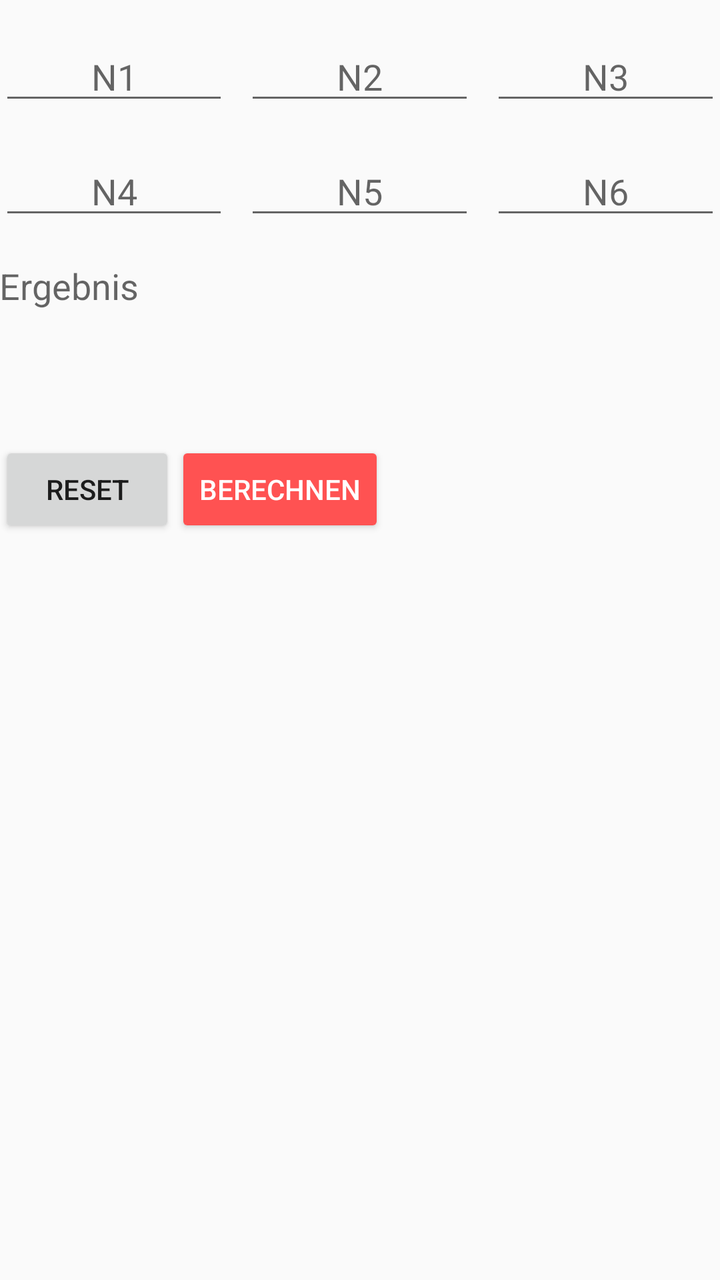
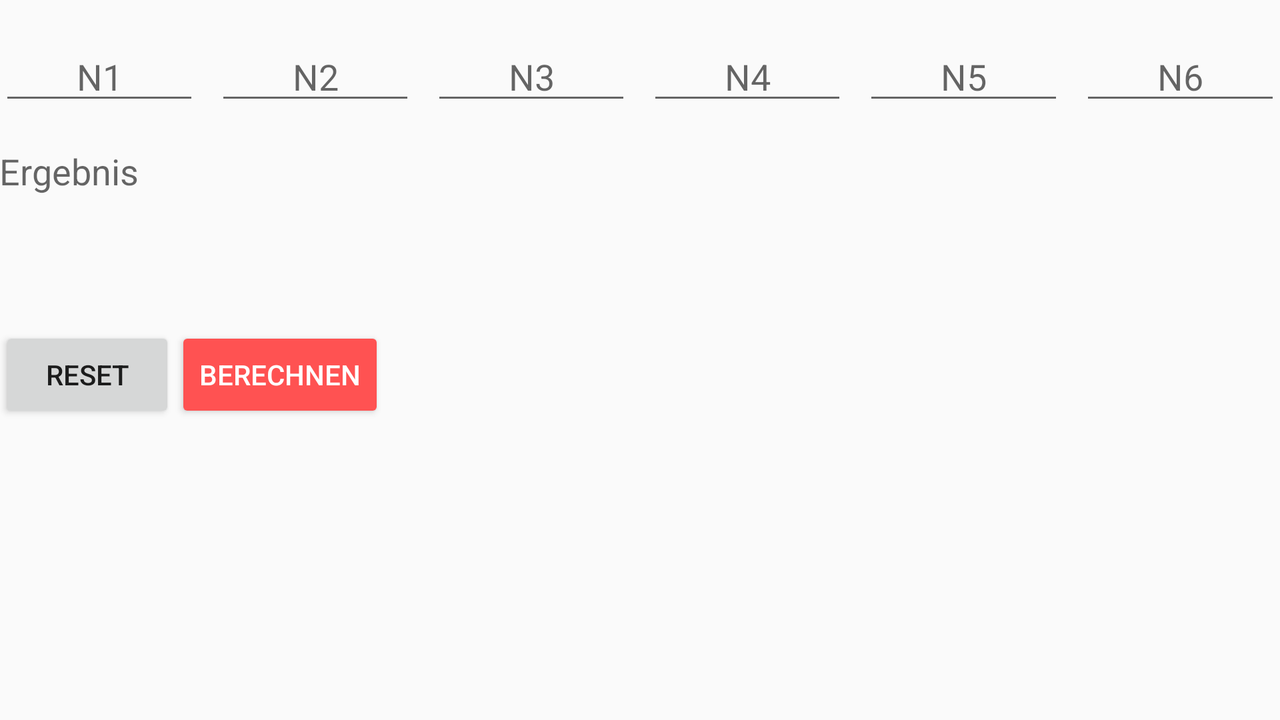

One screen, two layout resources from the same app: the default and the author's alternative for another configuration. Each is rendered where Android would select it; the XML of both is given below.
<!-- AndroidManifest.xml: application theme AppTheme -->
<!-- res/layout/edit_noten.xml -->
<?xml version="1.0" encoding="utf-8"?>
<ScrollView
    xmlns:android="http://schemas.android.com/apk/res/android"
    xmlns:tools="http://schemas.android.com/tools"
    android:id="@+id/content"
    android:layout_width="match_parent"
    android:layout_height="match_parent">

    <LinearLayout xmlns:android="http://schemas.android.com/apk/res/android"
        android:layout_width="match_parent"
        android:layout_height="wrap_content"
        android:orientation="vertical"
        android:padding="@dimen/activity_vertical_margin" >

        <LinearLayout xmlns:android="http://schemas.android.com/apk/res/android"
            android:id="@+id/row1N"
            android:layout_width="match_parent"
            android:layout_height="wrap_content"
            android:layout_marginTop="16dp"
            android:orientation="horizontal">

            <EditText
                android:id="@+id/editN1"
                android:layout_width="0dp"
                android:layout_height="wrap_content"
                android:layout_weight="1"
                android:ems="3"
                android:hint="@string/n1"
                android:inputType="number"
                android:maxLines="1"
                android:selectAllOnFocus="true"
                android:textAlignment="center" />

            <EditText
                android:id="@+id/editN2"
                android:layout_width="0dp"
                android:layout_height="wrap_content"
                android:layout_marginLeft="8dp"
                android:layout_weight="1"
                android:ems="3"
                android:hint="@string/n2"
                android:inputType="number"
                android:maxLines="1"
                android:selectAllOnFocus="true"
                android:textAlignment="center"
                tools:ignore="RtlHardcoded" />

            <EditText
                android:id="@+id/editN3"
                android:layout_width="0dp"
                android:layout_height="wrap_content"
                android:layout_marginLeft="8dp"
                android:layout_weight="1"
                android:ems="3"
                android:hint="@string/n3"
                android:inputType="number"
                android:maxLines="1"
                android:selectAllOnFocus="true"
                android:textAlignment="center"
                tools:ignore="RtlHardcoded" />
        </LinearLayout>

        <LinearLayout xmlns:android="http://schemas.android.com/apk/res/android"
            android:id="@+id/row2N"
            android:layout_width="match_parent"
            android:layout_height="wrap_content"
            android:layout_marginTop="16dp"
            android:orientation="horizontal">

            <EditText
                android:id="@+id/editN4"
                android:layout_width="0dp"
                android:layout_height="wrap_content"
                android:layout_weight="1"
                android:ems="3"
                android:hint="@string/n4"
                android:inputType="number"
                android:maxLines="1"
                android:selectAllOnFocus="true"
                android:textAlignment="center" />

            <EditText
                android:id="@+id/editN5"
                android:layout_width="0dp"
                android:layout_height="wrap_content"
                android:layout_marginLeft="8dp"
                android:layout_weight="1"
                android:ems="3"
                android:hint="@string/n5"
                android:inputType="number"
                android:maxLines="1"
                android:selectAllOnFocus="true"
                android:textAlignment="center"
                tools:ignore="RtlHardcoded" />

            <EditText
                android:id="@+id/editN6"
                android:layout_width="0dp"
                android:layout_height="wrap_content"
                android:layout_marginLeft="8dp"
                android:layout_weight="1"
                android:ems="3"
                android:hint="@string/n6"
                android:inputType="number"
                android:maxLines="1"
                android:selectAllOnFocus="true"
                android:textAlignment="center"
                tools:ignore="RtlHardcoded" />
        </LinearLayout>

        <TextView
            android:id="@+id/textErgebnisNoten"
            android:layout_width="match_parent"
            android:layout_height="wrap_content"
            android:minHeight="90dp"
            android:layout_marginTop="16dp"
            android:hint="@string/ergebnis"
            android:text=""
            android:textSize="18sp" />

        <RelativeLayout
            android:layout_width="match_parent"
            android:layout_height="wrap_content">

            <Button
                android:id="@+id/btnResetNoten"
                style="@style/Widget.AppCompat.Button"
                android:layout_width="wrap_content"
                android:layout_height="wrap_content"
                android:onClick="resetNoten"
                android:text="@string/reset"
                android:layout_alignParentTop="true"
                android:layout_alignParentLeft="true"
                android:layout_alignParentStart="true" />

            <Button
                android:id="@+id/btnBerechnenNoten"
                style="@style/Widget.AppCompat.Button.Colored"
                android:layout_width="wrap_content"
                android:layout_height="wrap_content"
                android:onClick="berechneNoten"
                android:text="@string/berechnen"
                android:layout_alignParentTop="true"
                android:layout_toRightOf="@+id/btnResetNoten"
                android:layout_toEndOf="@+id/btnResetNoten" />
        </RelativeLayout>

    </LinearLayout>

</ScrollView>
<!-- resources referenced by this layout -->
<resources>
  <string name="berechnen">BERECHNEN</string>
  <string name="ergebnis">Ergebnis</string>
  <string name="n1">N1</string>
  <string name="n2">N2</string>
  <string name="n3">N3</string>
  <string name="n4">N4</string>
  <string name="n5">N5</string>
  <string name="n6">N6</string>
  <string name="reset">RESET</string>
  <style name="AppTheme" parent="Theme.AppCompat.Light.DarkActionBar">
          
          <item name="colorPrimary">@color/colorPrimary</item>
          <item name="colorPrimaryDark">@color/colorPrimaryDark</item>
          <item name="colorAccent">@color/colorAccent</item>
      </style>
  <color name="colorPrimary">#607d8b</color>
  <color name="colorPrimaryDark">#455A64</color>
  <color name="colorAccent">#FF5252</color>
</resources>
<!-- res/layout-land/edit_noten.xml (the author's variant of the layout above) -->
<!-- drawn on the phone turned sideways -->
<?xml version="1.0" encoding="utf-8"?>
<ScrollView xmlns:android="http://schemas.android.com/apk/res/android"
    xmlns:tools="http://schemas.android.com/tools"
    android:id="@+id/content"
    android:layout_width="match_parent"
    android:layout_height="match_parent">

    <LinearLayout xmlns:android="http://schemas.android.com/apk/res/android"
        android:layout_width="match_parent"
        android:layout_height="wrap_content"
        android:orientation="vertical"
        android:padding="@dimen/activity_vertical_margin">

        <LinearLayout xmlns:android="http://schemas.android.com/apk/res/android"
            android:id="@+id/row1N"
            android:layout_width="match_parent"
            android:layout_height="wrap_content"
            android:layout_marginTop="16dp"
            android:orientation="horizontal">

            <EditText
                android:id="@+id/editN1"
                android:layout_width="0dp"
                android:layout_height="wrap_content"
                android:layout_weight="1"
                android:ems="3"
                android:hint="@string/n1"
                android:inputType="number"
                android:maxLines="1"
                android:selectAllOnFocus="true"
                android:textAlignment="center" />

            <EditText
                android:id="@+id/editN2"
                android:layout_width="0dp"
                android:layout_height="wrap_content"
                android:layout_marginLeft="8dp"
                android:layout_weight="1"
                android:ems="3"
                android:hint="@string/n2"
                android:inputType="number"
                android:maxLines="1"
                android:selectAllOnFocus="true"
                android:textAlignment="center"
                tools:ignore="RtlHardcoded" />

            <EditText
                android:id="@+id/editN3"
                android:layout_width="0dp"
                android:layout_height="wrap_content"
                android:layout_marginLeft="8dp"
                android:layout_weight="1"
                android:ems="3"
                android:hint="@string/n3"
                android:inputType="number"
                android:maxLines="1"
                android:selectAllOnFocus="true"
                android:textAlignment="center"
                tools:ignore="RtlHardcoded" />

            <EditText
                android:id="@+id/editN4"
                android:layout_width="0dp"
                android:layout_height="wrap_content"
                android:layout_marginLeft="8dp"
                android:layout_weight="1"
                android:ems="3"
                android:hint="@string/n4"
                android:inputType="number"
                android:maxLines="1"
                android:selectAllOnFocus="true"
                android:textAlignment="center"
                tools:ignore="RtlHardcoded" />

            <EditText
                android:id="@+id/editN5"
                android:layout_width="0dp"
                android:layout_height="wrap_content"
                android:layout_marginLeft="8dp"
                android:layout_weight="1"
                android:ems="3"
                android:hint="@string/n5"
                android:inputType="number"
                android:maxLines="1"
                android:selectAllOnFocus="true"
                android:textAlignment="center"
                tools:ignore="RtlHardcoded" />

            <EditText
                android:id="@+id/editN6"
                android:layout_width="0dp"
                android:layout_height="wrap_content"
                android:layout_marginLeft="8dp"
                android:layout_weight="1"
                android:ems="3"
                android:hint="@string/n6"
                android:inputType="number"
                android:maxLines="1"
                android:selectAllOnFocus="true"
                android:textAlignment="center"
                tools:ignore="RtlHardcoded" />
        </LinearLayout>

        <TextView
            android:id="@+id/textErgebnisNoten"
            android:layout_width="match_parent"
            android:layout_height="wrap_content"
            android:minHeight="90dp"
            android:layout_marginTop="16dp"
            android:hint="@string/ergebnis"
            android:text=""
            android:textSize="18sp" />

        <RelativeLayout
            android:layout_width="match_parent"
            android:layout_height="wrap_content">

            <Button
                android:id="@+id/btnResetNoten"
                style="@style/Widget.AppCompat.Button"
                android:layout_width="wrap_content"
                android:layout_height="wrap_content"
                android:text="@string/reset"
                android:layout_alignParentTop="true"
                android:layout_alignParentLeft="true"
                android:layout_alignParentStart="true" />

            <Button
                android:id="@+id/btnBerechneNoten"
                style="@style/Widget.AppCompat.Button.Colored"
                android:layout_width="wrap_content"
                android:layout_height="wrap_content"
                android:text="@string/berechnen"
                android:layout_alignParentTop="true"
                android:layout_toRightOf="@+id/btnResetNoten"
                android:layout_toEndOf="@+id/btnResetNoten" />
        </RelativeLayout>

    </LinearLayout>

</ScrollView>
